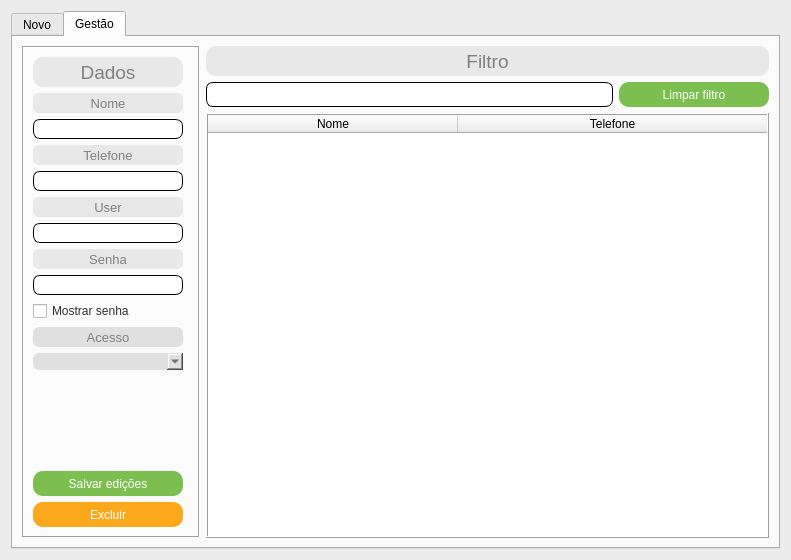
<?xml version="1.0" encoding="UTF-8"?>
<ui version="4.0">
 <class>fm_gestao_vendedores</class>
 <widget class="QDialog" name="fm_gestao_vendedores">
  <property name="windowModality">
   <enum>Qt::NonModal</enum>
  </property>
  <property name="geometry">
   <rect>
    <x>0</x>
    <y>0</y>
    <width>791</width>
    <height>560</height>
   </rect>
  </property>
  <property name="windowTitle">
   <string>Gestão de vendedores</string>
  </property>
  <property name="styleSheet">
   <string notr="true">QDialog{
background:#ececec
}</string>
  </property>
  <layout class="QGridLayout" name="gridLayout">
   <item row="0" column="0">
    <widget class="QTabWidget" name="tabW">
     <property name="currentIndex">
      <number>1</number>
     </property>
     <widget class="QWidget" name="tabNovo">
      <attribute name="title">
       <string>Novo</string>
      </attribute>
      <layout class="QGridLayout" name="gridLayout_3">
       <item row="3" column="3" colspan="2">
        <widget class="QPushButton" name="btnNovoGravar">
         <property name="sizePolicy">
          <sizepolicy hsizetype="Preferred" vsizetype="Preferred">
           <horstretch>0</horstretch>
           <verstretch>0</verstretch>
          </sizepolicy>
         </property>
         <property name="minimumSize">
          <size>
           <width>150</width>
           <height>25</height>
          </size>
         </property>
         <property name="cursor">
          <cursorShape>PointingHandCursor</cursorShape>
         </property>
         <property name="styleSheet">
          <string notr="true">QPushButton:enabled{background:#7dbe50;}
QPushButton:disabled{background:#aaff7f;}
QPushButton:pressed{background:#aaff00;}
QPushButton{
color:#ffffff;
font-size:9pt;
border:none;
border-radius:10px;
}</string>
         </property>
         <property name="text">
          <string>Gravar novo</string>
         </property>
        </widget>
       </item>
       <item row="1" column="3" colspan="2">
        <layout class="QGridLayout" name="glNovoSenha">
         <item row="1" column="0">
          <widget class="QLineEdit" name="lineNovoSenha">
           <property name="sizePolicy">
            <sizepolicy hsizetype="Expanding" vsizetype="Maximum">
             <horstretch>0</horstretch>
             <verstretch>0</verstretch>
            </sizepolicy>
           </property>
           <property name="minimumSize">
            <size>
             <width>150</width>
             <height>20</height>
            </size>
           </property>
           <property name="styleSheet">
            <string notr="true">QLineEdit:enabled{background:#ffffff;}
QLineEdit:disabled{background:#e7e7e7;}

QLineEdit{
color:#303030;
font-size:9pt;
border-radius:7px;
border:1px solid black;
}</string>
           </property>
           <property name="text">
            <string/>
           </property>
           <property name="maxLength">
            <number>15</number>
           </property>
           <property name="echoMode">
            <enum>QLineEdit::Password</enum>
           </property>
          </widget>
         </item>
         <item row="1" column="1">
          <widget class="QCheckBox" name="rbNovoSenha">
           <property name="styleSheet">
            <string notr="true">QCheckBox{
color:#303030;
font-size:9pt;
}</string>
           </property>
           <property name="text">
            <string>Mostrar senha</string>
           </property>
          </widget>
         </item>
         <item row="0" column="0" colspan="2">
          <widget class="QLabel" name="lbNovoSenha">
           <property name="sizePolicy">
            <sizepolicy hsizetype="Preferred" vsizetype="Preferred">
             <horstretch>0</horstretch>
             <verstretch>0</verstretch>
            </sizepolicy>
           </property>
           <property name="minimumSize">
            <size>
             <width>150</width>
             <height>20</height>
            </size>
           </property>
           <property name="styleSheet">
            <string notr="true">QLabel{
background:#e8e8e8;
color:#808080;
font-size:10pt;
border:none;
border-radius:6px;
}</string>
           </property>
           <property name="text">
            <string>Senha</string>
           </property>
           <property name="alignment">
            <set>Qt::AlignCenter</set>
           </property>
          </widget>
         </item>
        </layout>
       </item>
       <item row="1" column="1" colspan="2">
        <layout class="QVBoxLayout" name="verticalLayout_3">
         <item>
          <widget class="QLabel" name="lbNovoUser">
           <property name="sizePolicy">
            <sizepolicy hsizetype="Preferred" vsizetype="Preferred">
             <horstretch>0</horstretch>
             <verstretch>0</verstretch>
            </sizepolicy>
           </property>
           <property name="minimumSize">
            <size>
             <width>150</width>
             <height>20</height>
            </size>
           </property>
           <property name="styleSheet">
            <string notr="true">QLabel{
background:#e8e8e8;
color:#808080;
font-size:10pt;
border:none;
border-radius:6px;
}</string>
           </property>
           <property name="text">
            <string>User</string>
           </property>
           <property name="alignment">
            <set>Qt::AlignCenter</set>
           </property>
          </widget>
         </item>
         <item>
          <widget class="QLineEdit" name="lineNovoUser">
           <property name="sizePolicy">
            <sizepolicy hsizetype="Expanding" vsizetype="Maximum">
             <horstretch>0</horstretch>
             <verstretch>0</verstretch>
            </sizepolicy>
           </property>
           <property name="minimumSize">
            <size>
             <width>150</width>
             <height>20</height>
            </size>
           </property>
           <property name="styleSheet">
            <string notr="true">QLineEdit:enabled{background:#ffffff;}
QLineEdit:disabled{background:#e7e7e7;}

QLineEdit{
color:#303030;
font-size:9pt;
border-radius:7px;
border:1px solid black;
}</string>
           </property>
           <property name="text">
            <string/>
           </property>
           <property name="maxLength">
            <number>15</number>
           </property>
          </widget>
         </item>
        </layout>
       </item>
       <item row="0" column="3" colspan="2">
        <layout class="QVBoxLayout" name="verticalLayout_4">
         <item>
          <widget class="QLabel" name="lbNovoTel">
           <property name="sizePolicy">
            <sizepolicy hsizetype="Preferred" vsizetype="Preferred">
             <horstretch>0</horstretch>
             <verstretch>0</verstretch>
            </sizepolicy>
           </property>
           <property name="minimumSize">
            <size>
             <width>150</width>
             <height>20</height>
            </size>
           </property>
           <property name="styleSheet">
            <string notr="true">QLabel{
background:#e8e8e8;
color:#808080;
font-size:10pt;
border:none;
border-radius:6px;
}</string>
           </property>
           <property name="text">
            <string>Telefone (Apenas números)</string>
           </property>
           <property name="alignment">
            <set>Qt::AlignCenter</set>
           </property>
          </widget>
         </item>
         <item>
          <widget class="QLineEdit" name="lineNovoTel">
           <property name="sizePolicy">
            <sizepolicy hsizetype="Expanding" vsizetype="Maximum">
             <horstretch>0</horstretch>
             <verstretch>0</verstretch>
            </sizepolicy>
           </property>
           <property name="minimumSize">
            <size>
             <width>150</width>
             <height>20</height>
            </size>
           </property>
           <property name="styleSheet">
            <string notr="true">QLineEdit:enabled{background:#ffffff;}
QLineEdit:disabled{background:#e7e7e7;}

QLineEdit{
color:#303030;
font-size:9pt;
border-radius:7px;
border:1px solid black;
}</string>
           </property>
           <property name="text">
            <string/>
           </property>
           <property name="maxLength">
            <number>11</number>
           </property>
          </widget>
         </item>
        </layout>
       </item>
       <item row="0" column="0" colspan="3">
        <layout class="QVBoxLayout" name="verticalLayout">
         <item>
          <widget class="QLabel" name="lbNovoNome">
           <property name="sizePolicy">
            <sizepolicy hsizetype="Preferred" vsizetype="Preferred">
             <horstretch>0</horstretch>
             <verstretch>0</verstretch>
            </sizepolicy>
           </property>
           <property name="minimumSize">
            <size>
             <width>150</width>
             <height>20</height>
            </size>
           </property>
           <property name="styleSheet">
            <string notr="true">QLabel{
background:#e8e8e8;
color:#808080;
font-size:10pt;
border:none;
border-radius:6px;
}</string>
           </property>
           <property name="text">
            <string>Nome</string>
           </property>
           <property name="alignment">
            <set>Qt::AlignCenter</set>
           </property>
          </widget>
         </item>
         <item>
          <widget class="QLineEdit" name="lineNovoNome">
           <property name="sizePolicy">
            <sizepolicy hsizetype="Expanding" vsizetype="Maximum">
             <horstretch>0</horstretch>
             <verstretch>0</verstretch>
            </sizepolicy>
           </property>
           <property name="minimumSize">
            <size>
             <width>150</width>
             <height>20</height>
            </size>
           </property>
           <property name="toolTip">
            <string/>
           </property>
           <property name="toolTipDuration">
            <number>-1</number>
           </property>
           <property name="whatsThis">
            <string/>
           </property>
           <property name="styleSheet">
            <string notr="true">QLineEdit:enabled{background:#ffffff;}
QLineEdit:disabled{background:#e7e7e7;}

QLineEdit{
color:#303030;
font-size:9pt;
border-radius:7px;
border:1px solid black;
}</string>
           </property>
           <property name="text">
            <string/>
           </property>
           <property name="maxLength">
            <number>150</number>
           </property>
          </widget>
         </item>
        </layout>
       </item>
       <item row="1" column="0">
        <layout class="QVBoxLayout" name="vlNovoAcesso">
         <property name="spacing">
          <number>6</number>
         </property>
         <property name="sizeConstraint">
          <enum>QLayout::SetDefaultConstraint</enum>
         </property>
         <property name="leftMargin">
          <number>0</number>
         </property>
         <property name="topMargin">
          <number>0</number>
         </property>
         <property name="rightMargin">
          <number>0</number>
         </property>
         <property name="bottomMargin">
          <number>0</number>
         </property>
         <item>
          <widget class="QLabel" name="lbNovoAcesso">
           <property name="sizePolicy">
            <sizepolicy hsizetype="Preferred" vsizetype="Preferred">
             <horstretch>0</horstretch>
             <verstretch>0</verstretch>
            </sizepolicy>
           </property>
           <property name="minimumSize">
            <size>
             <width>150</width>
             <height>20</height>
            </size>
           </property>
           <property name="maximumSize">
            <size>
             <width>50</width>
             <height>16777215</height>
            </size>
           </property>
           <property name="styleSheet">
            <string notr="true">QLabel{
background:#e8e8e8;
color:#808080;
font-size:10pt;
border:none;
border-radius:6px;
}</string>
           </property>
           <property name="text">
            <string>Acesso</string>
           </property>
           <property name="alignment">
            <set>Qt::AlignCenter</set>
           </property>
          </widget>
         </item>
         <item>
          <widget class="QComboBox" name="cbNovoAcesso">
           <property name="sizePolicy">
            <sizepolicy hsizetype="Preferred" vsizetype="Preferred">
             <horstretch>0</horstretch>
             <verstretch>0</verstretch>
            </sizepolicy>
           </property>
           <property name="minimumSize">
            <size>
             <width>150</width>
             <height>20</height>
            </size>
           </property>
           <property name="maximumSize">
            <size>
             <width>50</width>
             <height>16777215</height>
            </size>
           </property>
           <property name="cursor">
            <cursorShape>PointingHandCursor</cursorShape>
           </property>
           <property name="styleSheet">
            <string notr="true">QComboBox{
background:#e0e0e0;
color:#303030;
font-size:10pt;
border:none;
border-radius:6px;
}</string>
           </property>
           <item>
            <property name="text">
             <string/>
            </property>
           </item>
           <item>
            <property name="text">
             <string>A</string>
            </property>
           </item>
           <item>
            <property name="text">
             <string>B</string>
            </property>
           </item>
          </widget>
         </item>
        </layout>
       </item>
       <item row="2" column="0" colspan="5">
        <spacer name="vsNovo">
         <property name="orientation">
          <enum>Qt::Vertical</enum>
         </property>
         <property name="sizeHint" stdset="0">
          <size>
           <width>20</width>
           <height>40</height>
          </size>
         </property>
        </spacer>
       </item>
      </layout>
     </widget>
     <widget class="QWidget" name="tabGestao">
      <attribute name="title">
       <string>Gestão</string>
      </attribute>
      <layout class="QGridLayout" name="gridLayout_5">
       <item row="0" column="0" rowspan="2">
        <widget class="QFrame" name="frameGestao">
         <property name="sizePolicy">
          <sizepolicy hsizetype="Maximum" vsizetype="Preferred">
           <horstretch>0</horstretch>
           <verstretch>0</verstretch>
          </sizepolicy>
         </property>
         <property name="frameShape">
          <enum>QFrame::Box</enum>
         </property>
         <property name="frameShadow">
          <enum>QFrame::Sunken</enum>
         </property>
         <property name="lineWidth">
          <number>1</number>
         </property>
         <property name="midLineWidth">
          <number>0</number>
         </property>
         <layout class="QGridLayout" name="gridLayout_2">
          <item row="7" column="0">
           <widget class="QLabel" name="lbGestaoSenha">
            <property name="minimumSize">
             <size>
              <width>150</width>
              <height>20</height>
             </size>
            </property>
            <property name="styleSheet">
             <string notr="true">QLabel{
background:#e8e8e8;
color:#808080;
font-size:10pt;
border:none;
border-radius:6px;
}</string>
            </property>
            <property name="text">
             <string>Senha</string>
            </property>
            <property name="alignment">
             <set>Qt::AlignCenter</set>
            </property>
           </widget>
          </item>
          <item row="0" column="0">
           <widget class="QLabel" name="label">
            <property name="sizePolicy">
             <sizepolicy hsizetype="Preferred" vsizetype="Preferred">
              <horstretch>0</horstretch>
              <verstretch>0</verstretch>
             </sizepolicy>
            </property>
            <property name="minimumSize">
             <size>
              <width>150</width>
              <height>30</height>
             </size>
            </property>
            <property name="styleSheet">
             <string notr="true">QLabel{
background:#e8e8e8;
color:#808080;
font-size:14pt;
border:none;
border-radius:10px;
}</string>
            </property>
            <property name="text">
             <string>Dados</string>
            </property>
            <property name="alignment">
             <set>Qt::AlignCenter</set>
            </property>
           </widget>
          </item>
          <item row="12" column="0" colspan="2">
           <spacer name="vsGestao">
            <property name="orientation">
             <enum>Qt::Vertical</enum>
            </property>
            <property name="sizeHint" stdset="0">
             <size>
              <width>20</width>
              <height>40</height>
             </size>
            </property>
           </spacer>
          </item>
          <item row="13" column="0">
           <widget class="QPushButton" name="btnGestaoEditar">
            <property name="sizePolicy">
             <sizepolicy hsizetype="Preferred" vsizetype="Preferred">
              <horstretch>0</horstretch>
              <verstretch>0</verstretch>
             </sizepolicy>
            </property>
            <property name="minimumSize">
             <size>
              <width>150</width>
              <height>25</height>
             </size>
            </property>
            <property name="cursor">
             <cursorShape>PointingHandCursor</cursorShape>
            </property>
            <property name="styleSheet">
             <string notr="true">QPushButton:enabled{background:#7dbe50;}
QPushButton:disabled{background:#aaff7f;}
QPushButton:pressed{background:#aaff00;}
QPushButton{
color:#ffffff;
font-size:9pt;
border:none;
border-radius:10px;
}</string>
            </property>
            <property name="text">
             <string>Salvar edições</string>
            </property>
           </widget>
          </item>
          <item row="5" column="0">
           <widget class="QLabel" name="lbGestaoUser">
            <property name="minimumSize">
             <size>
              <width>150</width>
              <height>20</height>
             </size>
            </property>
            <property name="styleSheet">
             <string notr="true">QLabel{
background:#e8e8e8;
color:#808080;
font-size:10pt;
border:none;
border-radius:6px;
}</string>
            </property>
            <property name="text">
             <string>User</string>
            </property>
            <property name="alignment">
             <set>Qt::AlignCenter</set>
            </property>
           </widget>
          </item>
          <item row="4" column="0">
           <widget class="QLineEdit" name="lineGestaoTel">
            <property name="sizePolicy">
             <sizepolicy hsizetype="Expanding" vsizetype="Preferred">
              <horstretch>0</horstretch>
              <verstretch>0</verstretch>
             </sizepolicy>
            </property>
            <property name="minimumSize">
             <size>
              <width>150</width>
              <height>20</height>
             </size>
            </property>
            <property name="styleSheet">
             <string notr="true">QLineEdit:enabled{background:#ffffff;}
QLineEdit:disabled{background:#e7e7e7;}

QLineEdit{
color:#303030;
font-size:9pt;
border-radius:7px;
border:1px solid black;
}</string>
            </property>
            <property name="maxLength">
             <number>11</number>
            </property>
           </widget>
          </item>
          <item row="9" column="0">
           <widget class="QCheckBox" name="radioButton">
            <property name="styleSheet">
             <string notr="true">QCheckBox{
color:#303030;
font-size:9pt;
}</string>
            </property>
            <property name="text">
             <string>Mostrar senha</string>
            </property>
           </widget>
          </item>
          <item row="10" column="0">
           <widget class="QLabel" name="lbGestaoAcesso">
            <property name="minimumSize">
             <size>
              <width>150</width>
              <height>20</height>
             </size>
            </property>
            <property name="styleSheet">
             <string notr="true">QLabel{
background:#e0e0e0;
color:#808080;
font-size:10pt;
border:none;
border-radius:6px;
}</string>
            </property>
            <property name="text">
             <string>Acesso</string>
            </property>
            <property name="alignment">
             <set>Qt::AlignCenter</set>
            </property>
           </widget>
          </item>
          <item row="11" column="0">
           <widget class="QComboBox" name="cbGestaoAcesso">
            <property name="cursor">
             <cursorShape>PointingHandCursor</cursorShape>
            </property>
            <property name="styleSheet">
             <string notr="true">QComboBox{
background:#e0e0e0;
color:#303030;
font-size:10pt;
border:none;
border-radius:6px;
}</string>
            </property>
            <item>
             <property name="text">
              <string/>
             </property>
            </item>
            <item>
             <property name="text">
              <string>A</string>
             </property>
            </item>
            <item>
             <property name="text">
              <string>B</string>
             </property>
            </item>
           </widget>
          </item>
          <item row="8" column="0">
           <widget class="QLineEdit" name="lineGestaoSenha">
            <property name="sizePolicy">
             <sizepolicy hsizetype="Expanding" vsizetype="Preferred">
              <horstretch>0</horstretch>
              <verstretch>0</verstretch>
             </sizepolicy>
            </property>
            <property name="minimumSize">
             <size>
              <width>150</width>
              <height>20</height>
             </size>
            </property>
            <property name="styleSheet">
             <string notr="true">QLineEdit:enabled{background:#ffffff;}
QLineEdit:disabled{background:#e7e7e7;}

QLineEdit{
color:#303030;
font-size:9pt;
border-radius:7px;
border:1px solid black;
}</string>
            </property>
            <property name="maxLength">
             <number>15</number>
            </property>
            <property name="echoMode">
             <enum>QLineEdit::Password</enum>
            </property>
           </widget>
          </item>
          <item row="1" column="0">
           <widget class="QLabel" name="lbGestaoNome">
            <property name="minimumSize">
             <size>
              <width>150</width>
              <height>20</height>
             </size>
            </property>
            <property name="styleSheet">
             <string notr="true">QLabel{
background:#e8e8e8;
color:#808080;
font-size:10pt;
border:none;
border-radius:6px;
}</string>
            </property>
            <property name="text">
             <string>Nome</string>
            </property>
            <property name="alignment">
             <set>Qt::AlignCenter</set>
            </property>
           </widget>
          </item>
          <item row="14" column="0">
           <widget class="QPushButton" name="btnGestaoExcluir">
            <property name="sizePolicy">
             <sizepolicy hsizetype="Preferred" vsizetype="Preferred">
              <horstretch>0</horstretch>
              <verstretch>0</verstretch>
             </sizepolicy>
            </property>
            <property name="minimumSize">
             <size>
              <width>150</width>
              <height>25</height>
             </size>
            </property>
            <property name="cursor">
             <cursorShape>PointingHandCursor</cursorShape>
            </property>
            <property name="styleSheet">
             <string notr="true">QPushButton:enabled{background:#faa91d;}
QPushButton:disabled{background:#fabe50;}
QPushButton:pressed{background:#ffd500;}
QPushButton{
color:#ffffff;
font-size:9pt;
border:none;
border-radius:10px;
}</string>
            </property>
            <property name="text">
             <string>Excluir</string>
            </property>
           </widget>
          </item>
          <item row="2" column="0">
           <widget class="QLineEdit" name="lineGestaoNome">
            <property name="sizePolicy">
             <sizepolicy hsizetype="Expanding" vsizetype="Preferred">
              <horstretch>0</horstretch>
              <verstretch>0</verstretch>
             </sizepolicy>
            </property>
            <property name="minimumSize">
             <size>
              <width>150</width>
              <height>20</height>
             </size>
            </property>
            <property name="styleSheet">
             <string notr="true">QLineEdit:enabled{background:#ffffff;}
QLineEdit:disabled{background:#e7e7e7;}

QLineEdit{
color:#303030;
font-size:9pt;
border-radius:7px;
border:1px solid black;
}</string>
            </property>
            <property name="maxLength">
             <number>150</number>
            </property>
           </widget>
          </item>
          <item row="6" column="0">
           <widget class="QLineEdit" name="lineGestaoUser">
            <property name="sizePolicy">
             <sizepolicy hsizetype="Expanding" vsizetype="Preferred">
              <horstretch>0</horstretch>
              <verstretch>0</verstretch>
             </sizepolicy>
            </property>
            <property name="minimumSize">
             <size>
              <width>150</width>
              <height>20</height>
             </size>
            </property>
            <property name="styleSheet">
             <string notr="true">QLineEdit:enabled{background:#ffffff;}
QLineEdit:disabled{background:#e7e7e7;}

QLineEdit{
color:#303030;
font-size:9pt;
border-radius:7px;
border:1px solid black;
}</string>
            </property>
            <property name="maxLength">
             <number>15</number>
            </property>
           </widget>
          </item>
          <item row="3" column="0">
           <widget class="QLabel" name="lbGestaoTel">
            <property name="minimumSize">
             <size>
              <width>150</width>
              <height>20</height>
             </size>
            </property>
            <property name="styleSheet">
             <string notr="true">QLabel{
background:#e8e8e8;
color:#808080;
font-size:10pt;
border:none;
border-radius:6px;
}</string>
            </property>
            <property name="text">
             <string>Telefone</string>
            </property>
            <property name="alignment">
             <set>Qt::AlignCenter</set>
            </property>
           </widget>
          </item>
         </layout>
        </widget>
       </item>
       <item row="0" column="1">
        <layout class="QGridLayout" name="glGestaoFiltro">
         <item row="1" column="0">
          <widget class="QLineEdit" name="lineGestaoFiltro">
           <property name="sizePolicy">
            <sizepolicy hsizetype="Expanding" vsizetype="Preferred">
             <horstretch>0</horstretch>
             <verstretch>0</verstretch>
            </sizepolicy>
           </property>
           <property name="minimumSize">
            <size>
             <width>150</width>
             <height>20</height>
            </size>
           </property>
           <property name="styleSheet">
            <string notr="true">QLineEdit:enabled{background:#ffffff;}
QLineEdit:disabled{background:#e7e7e7;}

QLineEdit{
color:#303030;
font-size:9pt;
border-radius:7px;
border:1px solid black;
}</string>
           </property>
           <property name="maxLength">
            <number>150</number>
           </property>
          </widget>
         </item>
         <item row="1" column="1">
          <widget class="QPushButton" name="btnGestaoFiltro">
           <property name="sizePolicy">
            <sizepolicy hsizetype="Preferred" vsizetype="Preferred">
             <horstretch>0</horstretch>
             <verstretch>0</verstretch>
            </sizepolicy>
           </property>
           <property name="minimumSize">
            <size>
             <width>150</width>
             <height>25</height>
            </size>
           </property>
           <property name="cursor">
            <cursorShape>PointingHandCursor</cursorShape>
           </property>
           <property name="styleSheet">
            <string notr="true">QPushButton:enabled{background:#7dbe50;}
QPushButton:disabled{background:#aaff7f;}
QPushButton:pressed{background:#aaff00;}
QPushButton{
color:#ffffff;
font-size:9pt;
border:none;
border-radius:10px;
}</string>
           </property>
           <property name="text">
            <string>Limpar filtro</string>
           </property>
          </widget>
         </item>
         <item row="0" column="0" colspan="2">
          <widget class="QLabel" name="lbGestaoFiltro">
           <property name="minimumSize">
            <size>
             <width>150</width>
             <height>30</height>
            </size>
           </property>
           <property name="styleSheet">
            <string notr="true">QLabel{
background:#e8e8e8;
color:#808080;
font-size:14pt;
border:none;
border-radius:10px;
}</string>
           </property>
           <property name="text">
            <string>Filtro</string>
           </property>
           <property name="alignment">
            <set>Qt::AlignCenter</set>
           </property>
          </widget>
         </item>
        </layout>
       </item>
       <item row="1" column="1">
        <widget class="QTableWidget" name="twGestao">
         <property name="cursor" stdset="0">
          <cursorShape>PointingHandCursor</cursorShape>
         </property>
         <property name="styleSheet">
          <string notr="true">QTableWidget{
color:#303030;
font-size:9pt;
}</string>
         </property>
         <property name="frameShape">
          <enum>QFrame::Box</enum>
         </property>
         <property name="frameShadow">
          <enum>QFrame::Raised</enum>
         </property>
         <property name="editTriggers">
          <set>QAbstractItemView::NoEditTriggers</set>
         </property>
         <property name="selectionMode">
          <enum>QAbstractItemView::SingleSelection</enum>
         </property>
         <property name="selectionBehavior">
          <enum>QAbstractItemView::SelectRows</enum>
         </property>
         <property name="sortingEnabled">
          <bool>true</bool>
         </property>
         <attribute name="horizontalHeaderMinimumSectionSize">
          <number>50</number>
         </attribute>
         <attribute name="horizontalHeaderDefaultSectionSize">
          <number>250</number>
         </attribute>
         <attribute name="horizontalHeaderHighlightSections">
          <bool>false</bool>
         </attribute>
         <attribute name="horizontalHeaderStretchLastSection">
          <bool>true</bool>
         </attribute>
         <attribute name="verticalHeaderVisible">
          <bool>false</bool>
         </attribute>
         <attribute name="verticalHeaderHighlightSections">
          <bool>false</bool>
         </attribute>
         <column>
          <property name="text">
           <string>Nome</string>
          </property>
         </column>
         <column>
          <property name="text">
           <string>Telefone</string>
          </property>
         </column>
        </widget>
       </item>
      </layout>
     </widget>
    </widget>
   </item>
  </layout>
 </widget>
 <tabstops>
  <tabstop>tabW</tabstop>
  <tabstop>lineNovoNome</tabstop>
  <tabstop>lineNovoTel</tabstop>
  <tabstop>cbNovoAcesso</tabstop>
  <tabstop>lineNovoUser</tabstop>
  <tabstop>lineNovoSenha</tabstop>
  <tabstop>btnNovoGravar</tabstop>
  <tabstop>lineGestaoFiltro</tabstop>
  <tabstop>btnGestaoFiltro</tabstop>
  <tabstop>twGestao</tabstop>
  <tabstop>btnGestaoExcluir</tabstop>
 </tabstops>
 <resources/>
 <connections/>
</ui>
